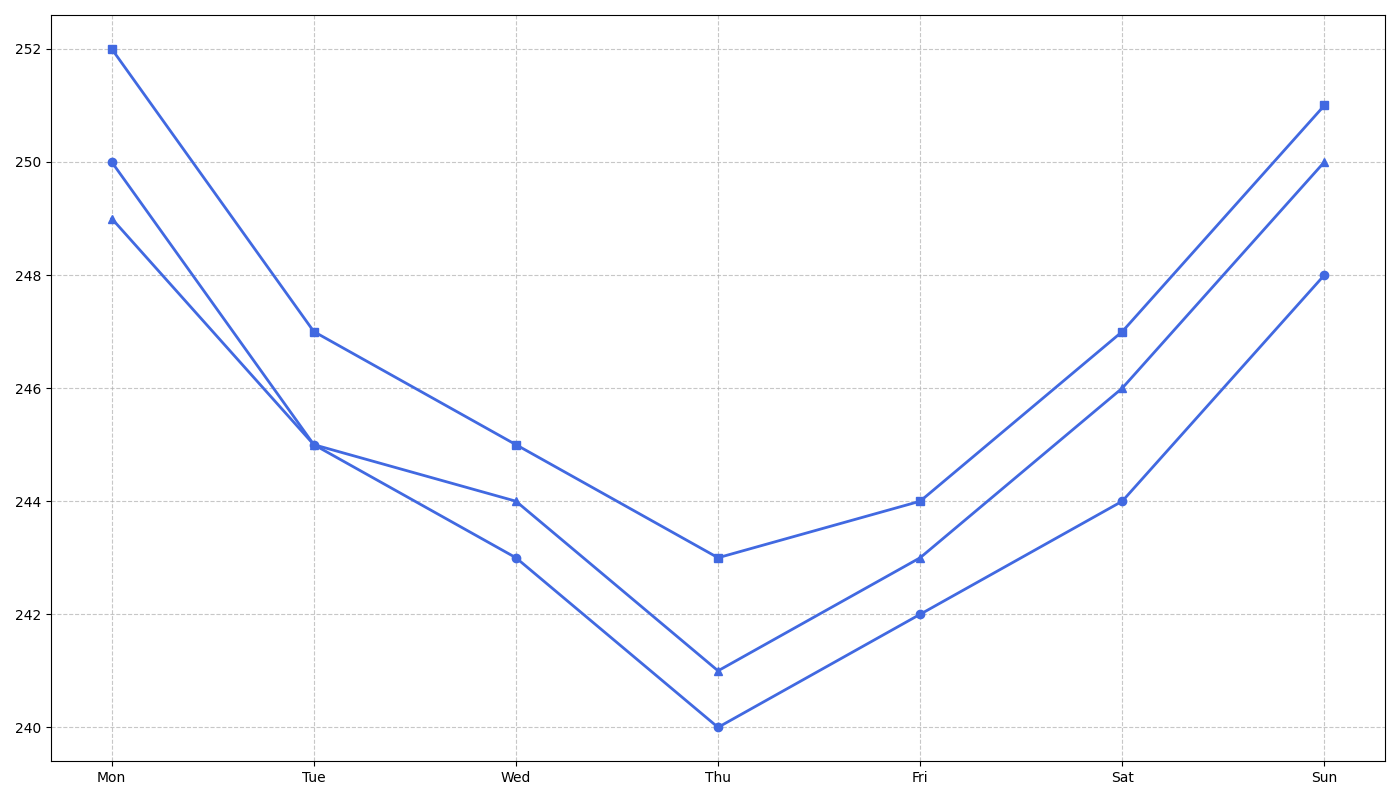

Write the Python code that produced this figure.
import matplotlib.pyplot as plt
import numpy as np

# Data setup
days = np.array(['Mon', 'Tue', 'Wed', 'Thu', 'Fri', 'Sat', 'Sun'])
probe_A = np.array([250, 245, 243, 240, 242, 244, 248])
probe_B = np.array([252, 247, 245, 243, 244, 247, 251])
probe_C = np.array([249, 245, 244, 241, 243, 246, 250])

# Plotting Script
fig, ax1 = plt.subplots(figsize=(14, 8))

# Use a single color for all probes
color = 'royalblue'
ax1.plot(days, probe_A, '-o', color=color, markersize=6, linewidth=2, markerfacecolor=color)
ax1.plot(days, probe_B, '-s', color=color, markersize=6, linewidth=2, markerfacecolor=color)
ax1.plot(days, probe_C, '-^', color=color, markersize=6, linewidth=2, markerfacecolor=color)

# Customize the main plot
ax1.set_xticks(np.arange(len(days)))
ax1.set_xticklabels(days)
ax1.grid(True, linestyle='--', alpha=0.7)

# Adjust layout to better fit elements
plt.tight_layout()

# Display the plot
plt.show()
